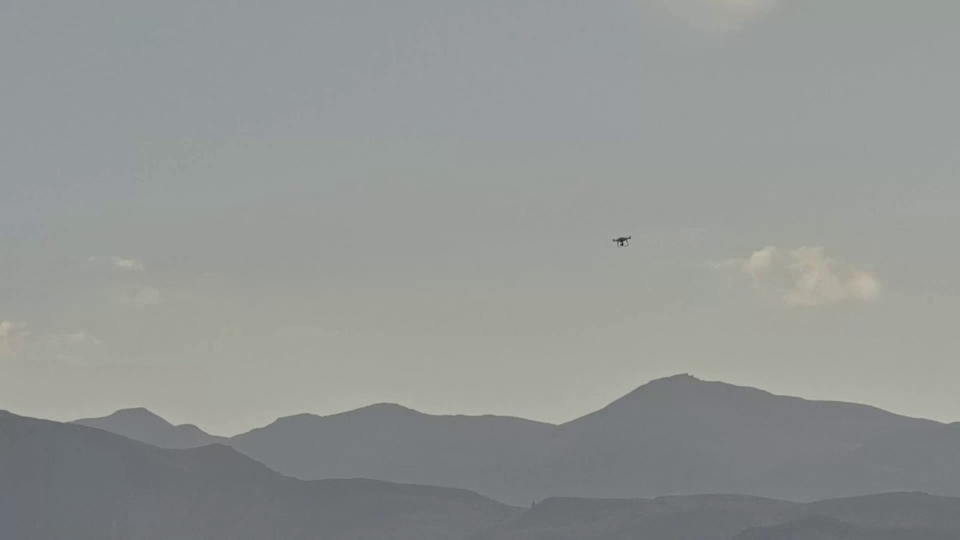
#> input picture frame 15 of code/detection/media/video.mp4, 1920 x 1080 px (shown at 1/2 size)
$ python temporal_differencing.py
#> lines starting #> are read from the running program, lines starting #| are printed output that depends on the picture; after the words box and inside, x2 and y2 are one past the last pixel; in counts of white or black regions, pixels touching at a corner belong together
import os
import cv2
import numpy as np

cap = cv2.VideoCapture("media/video.mp4")

_, frame1 = cap.read()
#> frame1 is the input picture: shape (1080, 1920, 3); mean B, G, R 147.2, 149.5, 146.3
_, frame2 = cap.read()

frame_num = 0
while True:
    frame_num += 1
    frame_file = os.path.join("result/temporal_differencing", f'frame_{frame_num:04d}.jpg')

    # Calcul de la différence absolue entre les deux cadres consécutifs
    diff = cv2.absdiff(frame1, frame2)

    # Conversion en niveau de gris
    gray = cv2.cvtColor(diff, cv2.COLOR_BGR2GRAY)

    # Applique le flou pour réduire le bruit
    blur = cv2.GaussianBlur(gray, (5,5), 0)

    # Seuil pour identifier les régions de mouvement significatif
    _, thresh = cv2.threshold(blur, 20, 255, cv2.THRESH_BINARY)
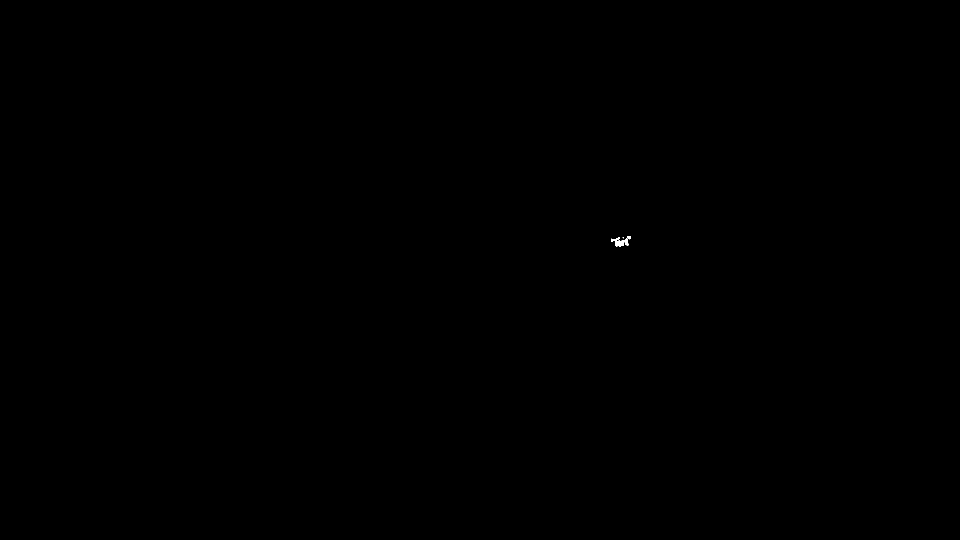
#> thresh: shape (1080, 1920) (shown at 1/2 size); 0.02% white; 3 white regions (1 under 20 px), largest, box (x1, y1, x2, y2) and area: (1222, 475, 1257, 493) 340, (1254, 472, 1262, 479) 42

    # Dilatation pour plus de robustesse
    dilated = cv2.dilate(thresh, None, iterations=3)
#> dilated: shape (1080, 1920); 0.05% white; 1 white region

    # Trouve les contours
    contours, _ = cv2.findContours(dilated, cv2.RETR_TREE, cv2.CHAIN_APPROX_SIMPLE)
#> contours = 1 contour; box (x1, y1, x2, y2) and area: (1219, 469, 1265, 496) 878

    for contour in contours:
        # Dessine un rectangle autour des contours
        (x, y, w, h) = cv2.boundingRect(contour)
        if cv2.contourArea(contour) < 900:
            continue
        cv2.rectangle(frame1, (x, y), (x+w, y+h), (0, 255, 0), 2)
#> this loop made 1 pass
#> (x, y, w, h) on pass 1: (1219, 469, 46, 27)

    # cv2.imshow("feed", frame1)
    # cv2.imwrite(frame_file, frame1)
    cv2.imwrite(frame_file, dilated)

    frame1 = frame2
    ret, frame2 = cap.read()

    if cv2.waitKey(40) == 27:
#> (key Esc is pressed here)
        break

    print(frame_num)

cv2.destroyAllWindows()
cap.release()
